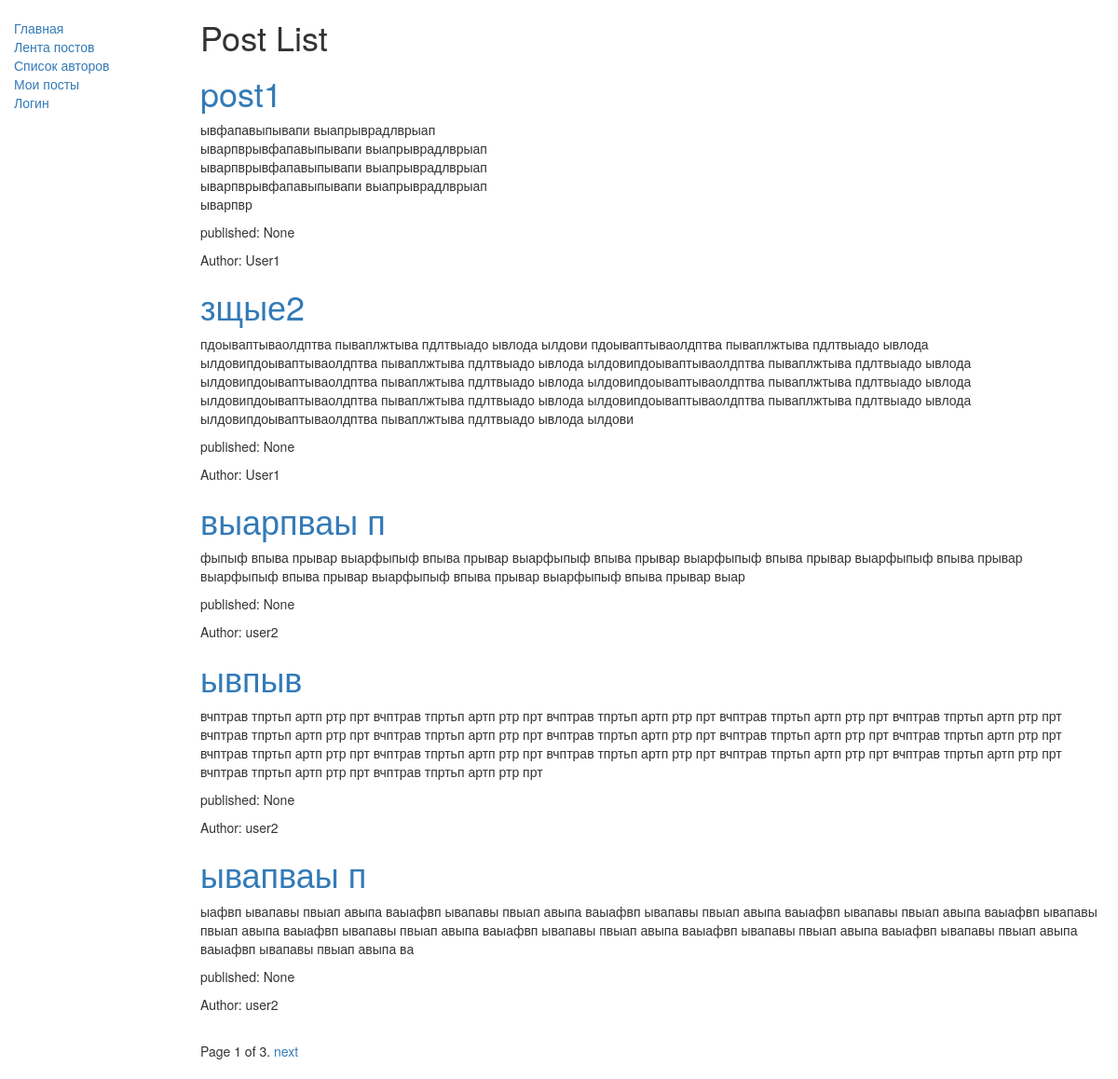
/posts/, run on the app's committed database.
### blogapp/models.py (models this page shows, shortened)
class Post(models.Model):
    author = models.ForeignKey(settings.AUTH_USER_MODEL, on_delete=models.CASCADE)
    title = models.CharField(max_length=255)
    text = models.TextField()
    created_date = models.DateTimeField(default=timezone.now)
    published_date = models.DateTimeField(blank=True, null=True)
    def get_absolute_url(self):
        return reverse('post-detail', args=[str(self.id)])
    class Meta:
        ordering = ['published_date']

### blogapp/views.py (the view)
# urls.py: path('posts/', PostListView.as_view(), name='posts'),
class PostListView(ListView):
    model = Post
    paginate_by = 5
    def get_context_data(self, *args, object_list=None, **kwargs):
        context = super(PostListView, self).get_context_data(*args, **kwargs)
        context['posts'] = self.model.objects.all()
        return context

### blogapp/templates/blogapp/post_list.html
{% extends "base.html" %}
{% block content %}
    <h1>Post List</h1>
    {% if post_list %}
        {% for post in post_list %}
            <div>
            <h1><a href="{{ post.get_absolute_url }}" class="post" data-id="{{ post.id }}"> {{ post.title }}</a></h1>
            <p>{{ post.text|linebreaksbr }}</p>
            <p>published: {{ post.published_date }}</p>
            <p>Author: {{ post.author }}</p>
            </div>
        {% endfor %}
    {% endif %}
{% endblock %}

### data on the page
Post: title "post1", text "ывфапавыпывапи выапрыврадлврыап ыварпврывфапавыпывапи выапрыврадлврыап ыварпврывфапавыпывапи выапрыврадлврыап ыварпврывфапавыпывапи выапрыврадлврыап ыварпвр", published_date "None", author "User1"
Post: title "зщые2", text "пдоываптываолдптва пываплжтыва пдлтвыадо ывлода ылдови пдоываптываолдптва пываплжтыва пдлтвыадо ывлода ылдовипдоываптываолдптва пываплжтыва пдлтвыадо ывлода ылдовипдоываптываолдптва пываплжтыва пдлтвыадо ывлода ылдовипдоываптываолдптва пываплжтыва пдлтвыадо ывлода ылдовипдоываптываолдптва пываплжтыва пдлтвыадо ывлода ылдовипдоываптываолдптва пываплжтыва пдлтвыадо ывлода ылдовипдоываптываолдптва пываплжтыва пдлтвыадо ывлода ылдовипдоываптываолдптва пываплжтыва пдлтвыадо ывлода ылдови", published_date "None", author "User1"
Post: title "выарпваы п", text "фыпыф впыва прывар выарфыпыф впыва прывар выарфыпыф впыва прывар выарфыпыф впыва прывар выарфыпыф впыва прывар выарфыпыф впыва прывар выарфыпыф впыва прывар выарфыпыф впыва прывар выар", published_date "None", author "user2"
Post: title "ывпыв", text "вчптрав тпртьп артп ртр прт вчптрав тпртьп артп ртр прт вчптрав тпртьп артп ртр прт вчптрав тпртьп артп ртр прт вчптрав тпртьп артп ртр прт вчптрав тпртьп артп ртр прт вчптрав тпртьп артп ртр прт вчптрав тпртьп артп ртр прт вчптрав тпртьп артп ртр прт вчптрав тпртьп артп ртр прт вчптрав тпртьп артп ртр прт вчптрав тпртьп артп ртр прт вчптрав тпртьп артп ртр прт вчптрав тпртьп артп ртр прт вчптрав тпртьп артп ртр прт вчптрав тпртьп артп ртр прт вчптрав тпртьп артп ртр прт", published_date "None", author "user2"
Post: title "ывапваы п", text "ыафвп ывапавы пвыап авыпа ваыафвп ывапавы пвыап авыпа ваыафвп ывапавы пвыап авыпа ваыафвп ывапавы пвыап авыпа ваыафвп ывапавы пвыап авыпа ваыафвп ывапавы пвыап авыпа ваыафвп ывапавы пвыап авыпа ваыафвп ывапавы пвыап авыпа ваыафвп ывапавы пвыап авыпа ваыафвп ывапавы пвыап авыпа ва", published_date "None", author "user2"

### other printed values
{{ page_obj.number }} "1"
{{ page_obj.paginator.num_pages }} "3"
